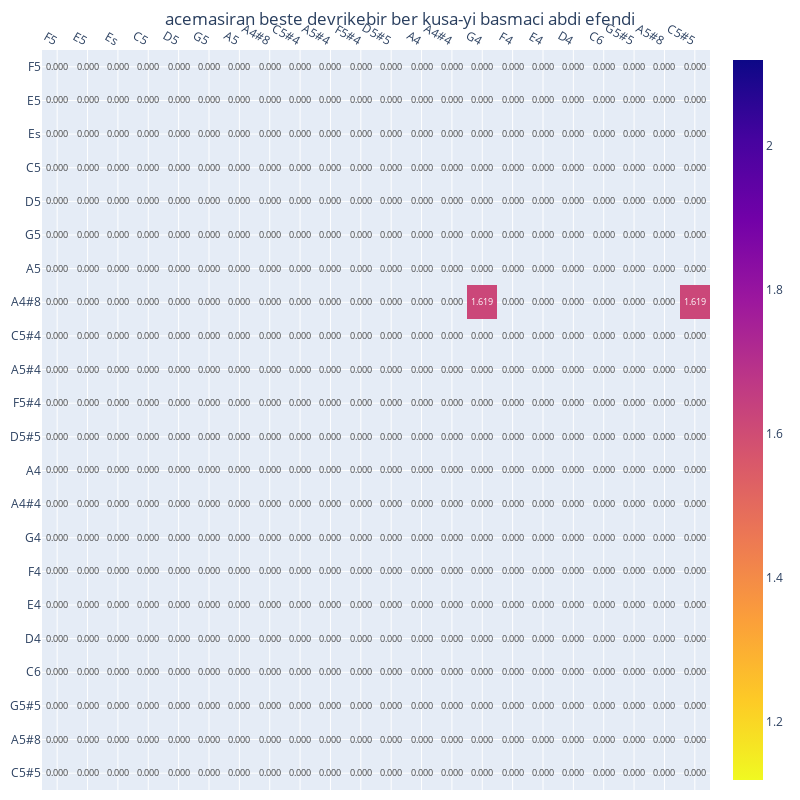
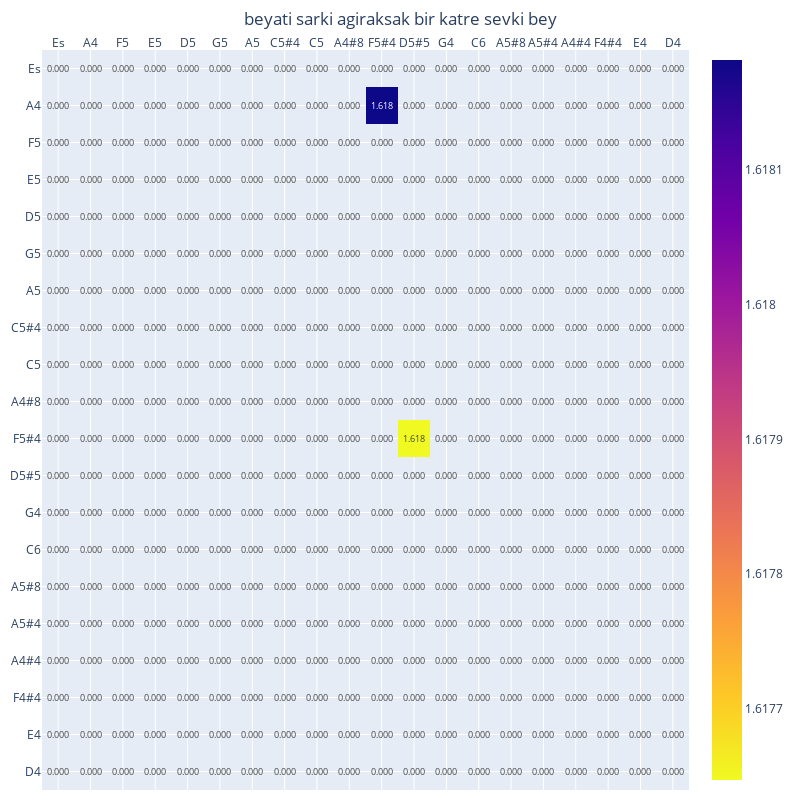
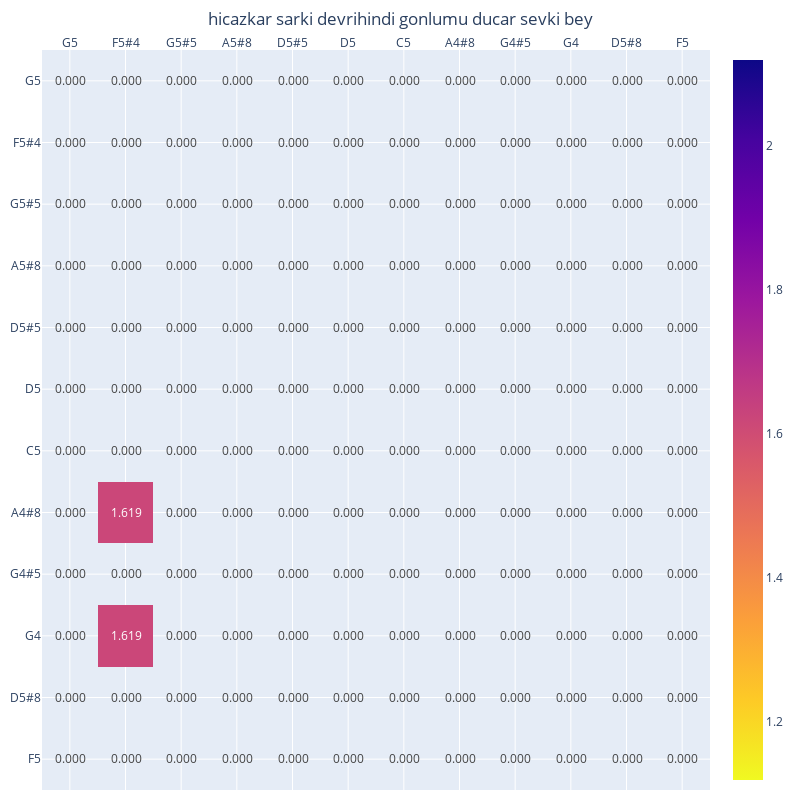
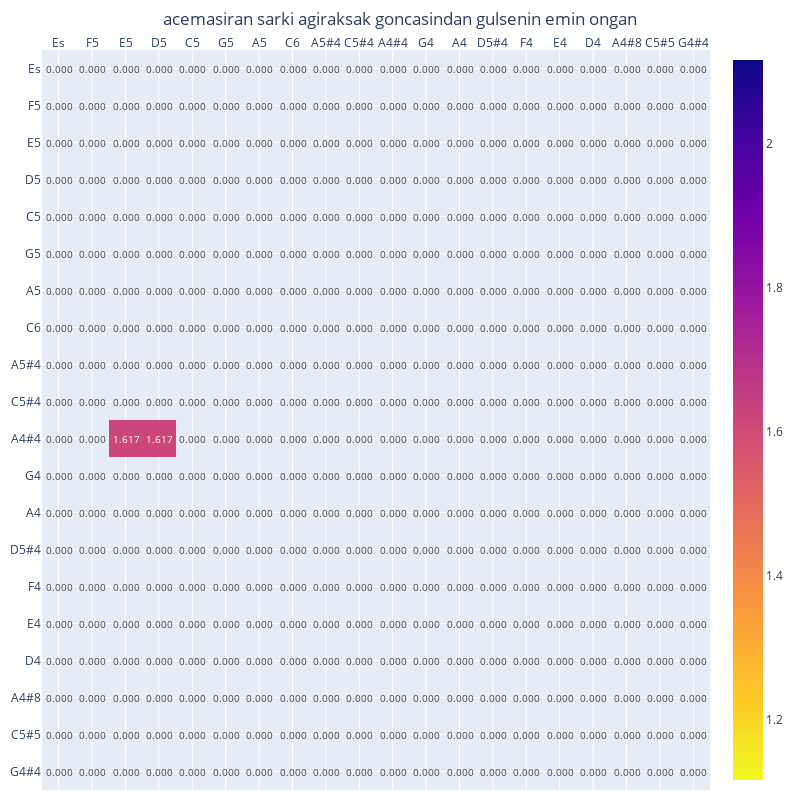

Here is the notebook cell these charts were saved with, in order:
### Code cell
parser = SymbTextParser()
file_list = glob.glob("data/txt/*.txt")
for f in file_list:
    dur_dict = get_duration_dict(f, parser, as_pitch_classes=False)
    ratio_matrix, pitches_i, pitches_j = get_ratio_matrix(dur_dict)
    difference_array = np.absolute(ratio_matrix-GOLDEN_RATIO)

    if len(difference_array[difference_array < EPSILON]) < 2:
        continue

    print(f)
    song_title = f.replace("data/txt/", "").replace(".txt", "")\
        .replace("--", " ").replace("_", " ")
    plot_heatmap_by_path(f, song_title, save_pdf=True, as_pitch_classes=False)

### Figure 1 — Plotly figure (JSON) as saved in the notebook; plotly's stock layout.template omitted (floating-point values rounded to 4 significant figures; data arrays with more than 128 entries replaced by an {"elided": "..."} marker saying what was removed)
{"data": [{"reversescale": true, "text": {"elided": "22x22 float values"}, "texttemplate": "%{text:.3f}", "type": "heatmap", "x": ["F5", "E5", "Es", "C5", "D5", "G5", "A5", "A4#8", "C5#4", "A5#4", "F5#4", "D5#5", "A4", "A4#4", "G4", "F4", "E4", "D4", "C6", "G5#5", "A5#8", "C5#5"], "y": ["F5", "E5", "Es", "C5", "D5", "G5", "A5", "A4#8", "C5#4", "A5#4", "F5#4", "D5#5", "A4", "A4#4", "G4", "F4", "E4", "D4", "C6", "G5#5", "A5#8", "C5#5"], "z": {"elided": "22x22 float values"}}], "layout": {"height": 800, "margin": {"b": 10, "l": 10, "r": 10, "t": 50}, "showlegend": false, "title": {"text": "acemasiran beste devrikebir ber kusa-yi basmaci abdi efendi", "x": 0.5}, "width": 800, "xaxis": {"side": "top"}, "yaxis": {"autorange": "reversed"}}}

### Figure 2 — Plotly figure (JSON) as saved in the notebook; plotly's stock layout.template omitted (floating-point values rounded to 4 significant figures; data arrays with more than 128 entries replaced by an {"elided": "..."} marker saying what was removed)
{"data": [{"reversescale": true, "text": {"elided": "20x20 float values"}, "texttemplate": "%{text:.3f}", "type": "heatmap", "x": ["Es", "A4", "F5", "E5", "D5", "G5", "A5", "C5#4", "C5", "A4#8", "F5#4", "D5#5", "G4", "C6", "A5#8", "A5#4", "A4#4", "F4#4", "E4", "D4"], "y": ["Es", "A4", "F5", "E5", "D5", "G5", "A5", "C5#4", "C5", "A4#8", "F5#4", "D5#5", "G4", "C6", "A5#8", "A5#4", "A4#4", "F4#4", "E4", "D4"], "z": {"elided": "20x20 float values"}}], "layout": {"height": 800, "margin": {"b": 10, "l": 10, "r": 10, "t": 50}, "showlegend": false, "title": {"text": "beyati sarki agiraksak bir katre sevki bey", "x": 0.5}, "width": 800, "xaxis": {"side": "top"}, "yaxis": {"autorange": "reversed"}}}

### Figure 3 — Plotly figure (JSON) as saved in the notebook; plotly's stock layout.template omitted (floating-point values rounded to 4 significant figures; data arrays with more than 128 entries replaced by an {"elided": "..."} marker saying what was removed)
{"data": [{"reversescale": true, "text": {"elided": "12x12 float values"}, "texttemplate": "%{text:.3f}", "type": "heatmap", "x": ["G5", "F5#4", "G5#5", "A5#8", "D5#5", "D5", "C5", "A4#8", "G4#5", "G4", "D5#8", "F5"], "y": ["G5", "F5#4", "G5#5", "A5#8", "D5#5", "D5", "C5", "A4#8", "G4#5", "G4", "D5#8", "F5"], "z": {"elided": "12x12 float values"}}], "layout": {"height": 800, "margin": {"b": 10, "l": 10, "r": 10, "t": 50}, "showlegend": false, "title": {"text": "hicazkar sarki devrihindi gonlumu ducar sevki bey", "x": 0.5}, "width": 800, "xaxis": {"side": "top"}, "yaxis": {"autorange": "reversed"}}}

### Figure 4 — Plotly figure (JSON) as saved in the notebook; plotly's stock layout.template omitted (floating-point values rounded to 4 significant figures; data arrays with more than 128 entries replaced by an {"elided": "..."} marker saying what was removed)
{"data": [{"reversescale": true, "text": {"elided": "20x20 float values"}, "texttemplate": "%{text:.3f}", "type": "heatmap", "x": ["Es", "F5", "E5", "D5", "C5", "G5", "A5", "C6", "A5#4", "C5#4", "A4#4", "G4", "A4", "D5#4", "F4", "E4", "D4", "A4#8", "C5#5", "G4#4"], "y": ["Es", "F5", "E5", "D5", "C5", "G5", "A5", "C6", "A5#4", "C5#4", "A4#4", "G4", "A4", "D5#4", "F4", "E4", "D4", "A4#8", "C5#5", "G4#4"], "z": {"elided": "20x20 float values"}}], "layout": {"height": 800, "margin": {"b": 10, "l": 10, "r": 10, "t": 50}, "showlegend": false, "title": {"text": "acemasiran sarki agiraksak goncasindan gulsenin emin ongan", "x": 0.5}, "width": 800, "xaxis": {"side": "top"}, "yaxis": {"autorange": "reversed"}}}
